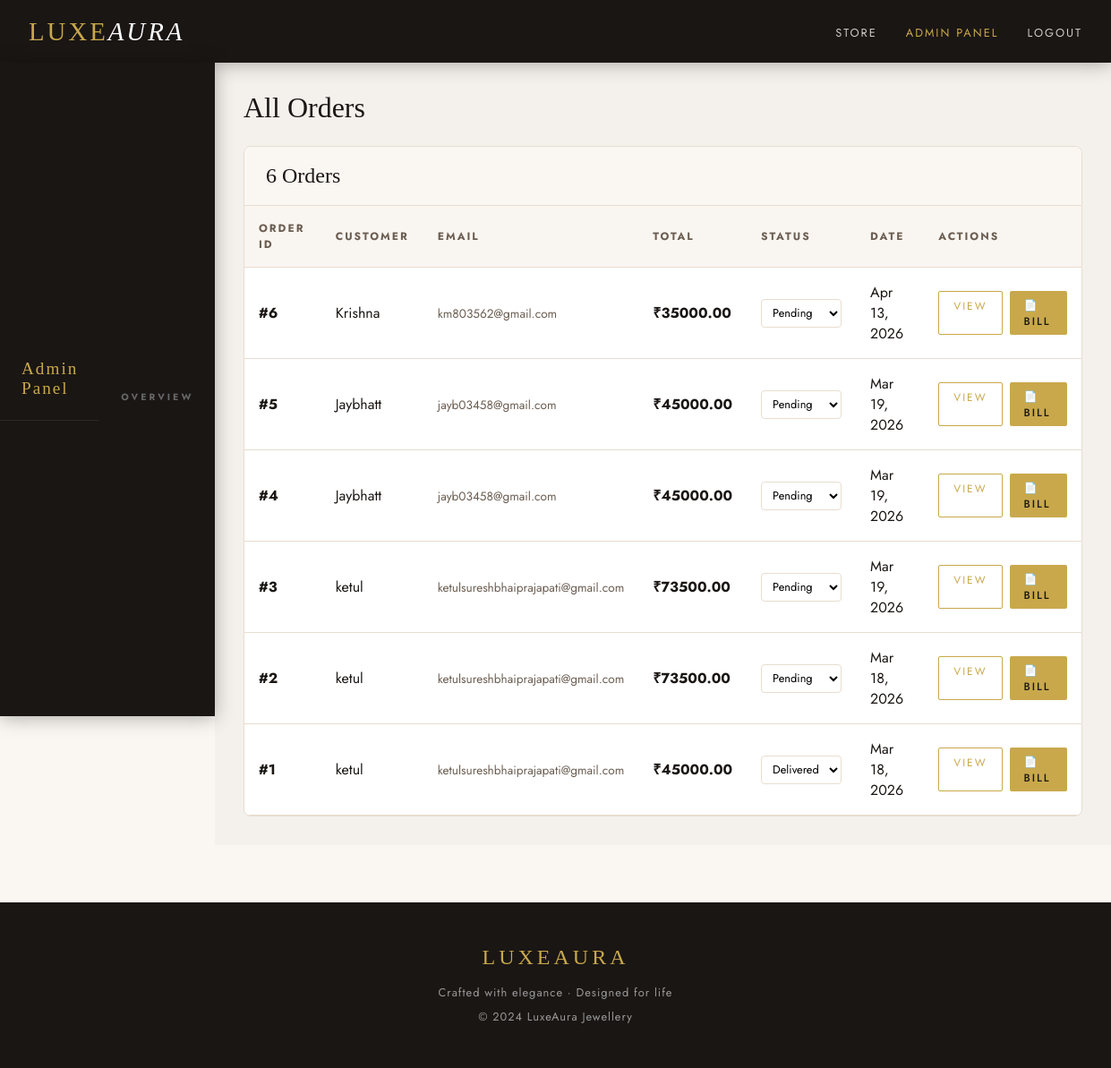
Page /admin-panel/orders/ (signed in) on the committed database.
### store/models.py (models this page shows, shortened)
class Order(models.Model):
    STATUS_CHOICES = (
        ('Pending', 'Pending'),
        ('Shipped', 'Shipped'),
        ('Delivered', 'Delivered'),
    )
    user = models.ForeignKey(User, on_delete=models.CASCADE, related_name='orders')
    total_price = models.DecimalField(max_digits=10, decimal_places=2)
    address = models.TextField()
    status = models.CharField(max_length=20, choices=STATUS_CHOICES, default='Pending')
    payment_method = models.CharField(max_length=30, default='Demo Card')
    payment_id = models.CharField(max_length=30, blank=True, default='')
    created_at = models.DateTimeField(auto_now_add=True)

### store/views.py (the view)
    def wrapper(request, *args, **kwargs):
        if not request.user.is_authenticated:
            return redirect('login')
        if not request.user.is_staff:
            messages.error(request, 'Access denied. Admin only.')
            return redirect('home')
        return view_func(request, *args, **kwargs)

### store/views.py (called while the page is built)
def staff_required(view_func):
    def wrapper(request, *args, **kwargs):
        if not request.user.is_authenticated:
            return redirect('login')
        if not request.user.is_staff:
            messages.error(request, 'Access denied. Admin only.')
            return redirect('home')
        return view_func(request, *args, **kwargs)
    return wrapper

@staff_required
def admin_orders(request):
    orders = Order.objects.all().order_by('-created_at')
    return render(request, 'admin_orders.html', {'orders': orders})

### templates/admin_orders.html (shortened to what this page needs)
{% extends 'base.html' %}
{% block content %}
<div class="admin-layout">
    <nav class="admin-sidebar">
        <div style="padding: 0 1.5rem 1.5rem; border-bottom: 1px solid rgba(255,255,255,0.08);">
            <div style="font-family:'Cormorant Garamond',serif;font-size:1.2rem;color:var(--gold);letter-spacing:2px;">Admin Panel</div>
        </div>
        <h4>Overview</h4>
    </nav>
    <div class="admin-main">
        <h1 style="font-family:'Cormorant Garamond',serif;font-size:2rem;font-weight:400;margin-bottom:1.5rem">All Orders</h1>
        <div class="admin-panel">
            <div class="admin-panel-header">
                <h2>{{ orders.count }} Order{{ orders.count|pluralize }}</h2>
            </div>
            {% if orders %}
            <table class="table">
                <thead>
                    <tr>
                        <th>Order ID</th>
                        <th>Customer</th>
                        <th>Email</th>
                        <th>Total</th>
                        <th>Status</th>
                        <th>Date</th>
                        <th>Actions</th>
                    </tr>
                </thead>
                <tbody>
                    {% for order in orders %}
                    <tr>
                        <td><strong>#{{ order.id }}</strong></td>
                        <td>{{ order.user.username }}</td>
                        <td style="font-size:0.85rem;color:var(--mid)">{{ order.user.email }}</td>
                        <td><strong>₹{{ order.total_price }}</strong></td>
                        <td>
                            <form method="POST" action="{% url 'admin_update_order_status' order.id %}">
                                <select name="status" onchange="this.form.submit()" style="border:1px solid var(--light-border);padding:0.3rem 0.5rem;border-radius:4px;font-family:'Jost';font-size:0.8rem;background:#fff;">
                                    <option value="Pending" {% if order.status == 'Pending' %}selected{% endif %}>Pending</option>
                                    <option value="Delivered" {% if order.status == 'Delivered' %}selected{% endif %}>Delivered</option>
                                </select>
                            </form>
                        </td>
                        <td>{{ order.created_at|date:"M d, Y" }}</td>
                        <td>
                            <div class="action-row">
                                <a href="{% url 'admin_order_detail' order.id %}" class="btn btn-outline btn-sm">View</a>
                                <a href="{% url 'admin_download_bill' order.id %}" class="btn btn-gold btn-sm">📄 Bill</a>
                            </div>
                        </td>
                    </tr>
                    {% endfor %}
                </tbody>
            </table>
            {% else %}
            <div style="text-align:center;padding:4rem;color:var(--mid)">No orders yet.</div>
            {% endif %}
        </div>
    </div>
</div>
{% endblock %}

### templates/base.html (style rules this page uses)
:root { --gold: #C9A84C; --gold-light: #E8C97A; --gold-dark: #8B6914; --cream: #FAF7F2; --dark: #1A1614; --charcoal: #2D2926; --mid: #6B5E52; --light-border: #E8DDD0; }
* { margin: 0; padding: 0; box-sizing: border-box; }
body { font-family: 'Jost', sans-serif; background: var(--cream); color: var(--dark); }
nav { background: var(--dark); padding: 0 2rem; display: flex; align-items: center; justify-content: space-between; height: 70px; position: sticky; top: 0; z-index: 1000; box-shadow: 0 2px 20px rgba(0,0,0,0.3); }
.btn { display: inline-block; padding: 0.75rem 2rem; font-size: 0.8rem; letter-spacing: 2px; text-transform: uppercase; font-family: 'Jost', sans-serif; cursor: pointer; border: none; text-decoration: none; transition: all 0.3s; border-radius: 2px; }
.btn-gold { background: var(--gold); color: var(--dark); font-weight: 500; }
.btn-outline { background: transparent; color: var(--gold); border: 1px solid var(--gold); }
.btn-sm { padding: 0.4rem 1rem; font-size: 0.75rem; }
.table { width: 100%; border-collapse: collapse; }
.table th, .table td { padding: 1rem; text-align: left; border-bottom: 1px solid var(--light-border); }
.table th { font-size: 0.75rem; letter-spacing: 2px; text-transform: uppercase; color: var(--mid); background: #f9f5f0; }

### templates/admin_orders.html (style rules this page uses)
.admin-layout { display: grid; grid-template-columns: 240px 1fr; min-height: calc(100vh - 70px); }
.admin-sidebar { background: var(--dark); padding: 2rem 0; position: sticky; top: 70px; height: calc(100vh - 70px); overflow-y: auto; }
.admin-sidebar h4 { font-size: 0.65rem; letter-spacing: 3px; text-transform: uppercase; color: #666; padding: 0 1.5rem; margin: 1.5rem 0 0.5rem; }
.admin-main { padding: 2rem; background: #f4f1ec; }
.admin-panel { background: #fff; border: 1px solid var(--light-border); border-radius: 8px; overflow: hidden; }
.admin-panel-header { padding: 1.2rem 1.5rem; border-bottom: 1px solid var(--light-border); display: flex; justify-content: space-between; align-items: center; background: #faf7f2; }
.admin-panel-header h2 { font-family: 'Cormorant Garamond', serif; font-size: 1.5rem; font-weight: 400; }
.action-row { display: flex; gap: 0.5rem; }

### rows in the picture
Order: id "6", user.username "Krishna", user.email "km803562@gmail.com", total_price "35000.00", status "Pending", created_at "Apr 13, 2026"
Order: id "5", user.username "Jaybhatt", user.email "jayb03458@gmail.com", total_price "45000.00", status "Pending", created_at "Mar 19, 2026"
Order: id "4", user.username "Jaybhatt", user.email "jayb03458@gmail.com", total_price "45000.00", status "Pending", created_at "Mar 19, 2026"
Order: id "3", user.username "ketul", user.email "ketulsureshbhaiprajapati@gmail.com", total_price "73500.00", status "Pending", created_at "Mar 19, 2026"
Order: id "2", user.username "ketul", user.email "ketulsureshbhaiprajapati@gmail.com", total_price "73500.00", status "Pending", created_at "Mar 18, 2026"
Order: id "1", user.username "ketul", user.email "ketulsureshbhaiprajapati@gmail.com", total_price "45000.00", status "Delivered", created_at "Mar 18, 2026"

### other values in the picture
{{ orders.count }} "6"
